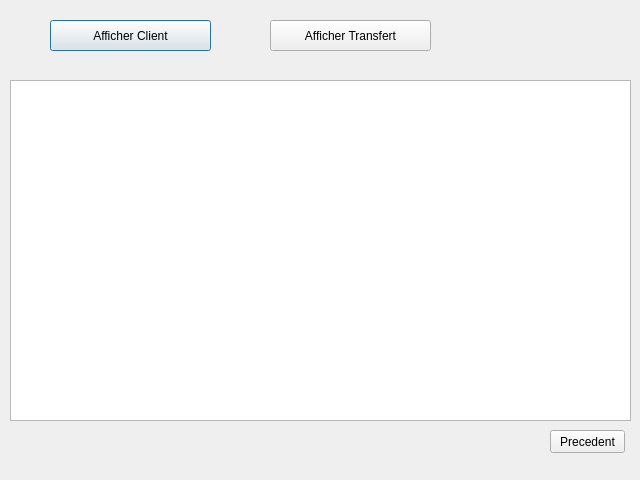
<?xml version="1.0" encoding="UTF-8"?>
<ui version="4.0">
 <class>afficherclientele</class>
 <widget class="QDialog" name="afficherclientele">
  <property name="geometry">
   <rect>
    <x>0</x>
    <y>0</y>
    <width>640</width>
    <height>480</height>
   </rect>
  </property>
  <property name="windowTitle">
   <string>Dialog</string>
  </property>
  <widget class="QTableView" name="personneView">
   <property name="geometry">
    <rect>
     <x>10</x>
     <y>80</y>
     <width>621</width>
     <height>341</height>
    </rect>
   </property>
  </widget>
  <widget class="QPushButton" name="afficherclientPB">
   <property name="geometry">
    <rect>
     <x>50</x>
     <y>20</y>
     <width>161</width>
     <height>31</height>
    </rect>
   </property>
   <property name="text">
    <string>Afficher Client</string>
   </property>
  </widget>
  <widget class="QTableView" name="transfertView">
   <property name="geometry">
    <rect>
     <x>10</x>
     <y>80</y>
     <width>621</width>
     <height>341</height>
    </rect>
   </property>
  </widget>
  <widget class="QPushButton" name="pecedentPB">
   <property name="geometry">
    <rect>
     <x>550</x>
     <y>430</y>
     <width>75</width>
     <height>23</height>
    </rect>
   </property>
   <property name="text">
    <string>Precedent</string>
   </property>
  </widget>
  <widget class="QPushButton" name="affichertransfertPB">
   <property name="geometry">
    <rect>
     <x>270</x>
     <y>20</y>
     <width>161</width>
     <height>31</height>
    </rect>
   </property>
   <property name="text">
    <string>Afficher Transfert</string>
   </property>
  </widget>
 </widget>
 <resources/>
 <connections/>
</ui>
